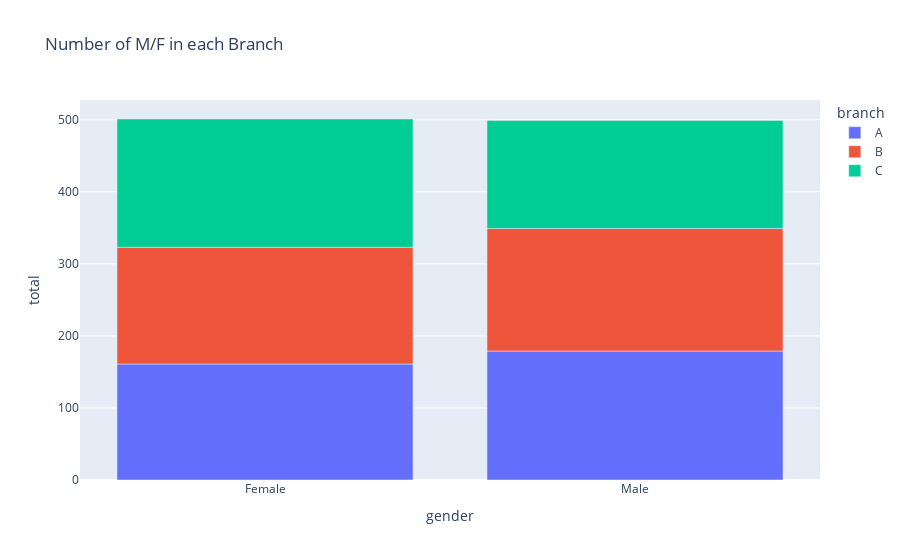

Notebook source saved alongside this figure:
### Code cell
px.bar(data_frame=grouping,x='gender',y='total',color='branch',title='Number of M/F in each Branch')

### Figure 1 — Plotly figure (JSON) as saved in the notebook; plotly's stock layout.template omitted (floating-point values rounded to 4 significant figures)
{"data": [{"alignmentgroup": "True", "hovertemplate": "branch=A<br>gender=%{x}<br>total=%{y}<extra></extra>", "legendgroup": "A", "marker": {"color": "#636efa", "pattern": {"shape": ""}}, "name": "A", "offsetgroup": "A", "orientation": "v", "showlegend": true, "textposition": "auto", "type": "bar", "x": ["Female", "Male"], "xaxis": "x", "y": [161, 179], "yaxis": "y"}, {"alignmentgroup": "True", "hovertemplate": "branch=B<br>gender=%{x}<br>total=%{y}<extra></extra>", "legendgroup": "B", "marker": {"color": "#EF553B", "pattern": {"shape": ""}}, "name": "B", "offsetgroup": "B", "orientation": "v", "showlegend": true, "textposition": "auto", "type": "bar", "x": ["Female", "Male"], "xaxis": "x", "y": [162, 170], "yaxis": "y"}, {"alignmentgroup": "True", "hovertemplate": "branch=C<br>gender=%{x}<br>total=%{y}<extra></extra>", "legendgroup": "C", "marker": {"color": "#00cc96", "pattern": {"shape": ""}}, "name": "C", "offsetgroup": "C", "orientation": "v", "showlegend": true, "textposition": "auto", "type": "bar", "x": ["Female", "Male"], "xaxis": "x", "y": [178, 150], "yaxis": "y"}], "layout": {"barmode": "relative", "legend": {"title": {"text": "branch"}, "tracegroupgap": 0}, "title": {"text": "Number of M/F in each Branch"}, "xaxis": {"anchor": "y", "domain": [0, 1], "title": {"text": "gender"}}, "yaxis": {"anchor": "x", "domain": [0, 1], "title": {"text": "total"}}}}
